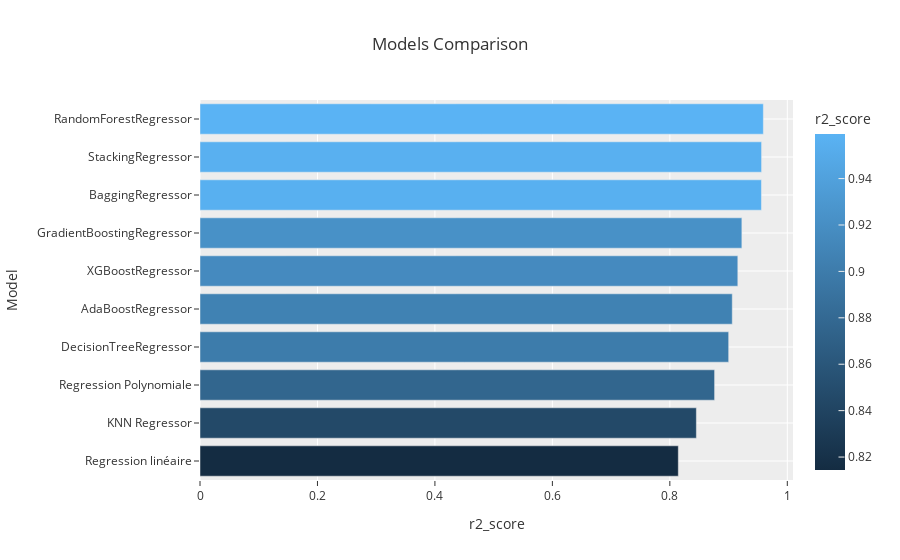

Here is the notebook cell this chart was saved with:
### Code cell
px.bar(data_frame = models.sort_values(by='r2_score', ascending=True), x = 'r2_score', y = 'Model', color = 'r2_score', template = 'ggplot2', title = 'Models Comparison')

### Figure 1 — Plotly figure (JSON) as saved in the notebook; plotly's stock layout.template omitted (floating-point values rounded to 4 significant figures)
{"data": [{"alignmentgroup": "True", "hovertemplate": "r2_score=%{marker.color}<br>Model=%{y}<extra></extra>", "legendgroup": "", "marker": {"color": [0.8144, 0.8451, 0.8762, 0.9002, 0.9063, 0.9157, 0.9226, 0.956, 0.9562, 0.9592], "coloraxis": "coloraxis", "pattern": {"shape": ""}}, "name": "", "offsetgroup": "", "orientation": "h", "showlegend": false, "textposition": "auto", "type": "bar", "x": [0.8144, 0.8451, 0.8762, 0.9002, 0.9063, 0.9157, 0.9226, 0.956, 0.9562, 0.9592], "xaxis": "x", "y": ["Regression linéaire", "KNN Regressor", "Regression Polynomiale", "DecisionTreeRegressor", "AdaBoostRegressor", "XGBoostRegressor", "GradientBoostingRegressor", "BaggingRegressor", "StackingRegressor", "RandomForestRegressor"], "yaxis": "y"}], "layout": {"barmode": "relative", "coloraxis": {"colorbar": {"title": {"text": "r2_score"}}, "colorscale": [[0, "rgb(20,44,66)"], [1, "rgb(90,179,244)"]]}, "legend": {"tracegroupgap": 0}, "title": {"text": "Models Comparison"}, "xaxis": {"anchor": "y", "domain": [0, 1], "title": {"text": "r2_score"}}, "yaxis": {"anchor": "x", "domain": [0, 1], "title": {"text": "Model"}}}}
